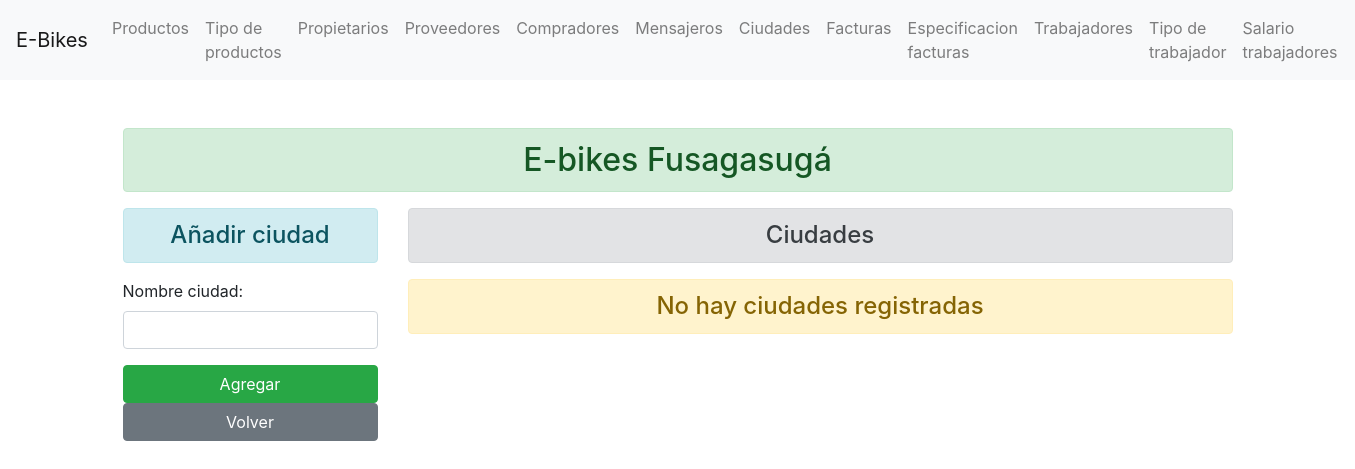
Before: /ciudad/ with the older database file.
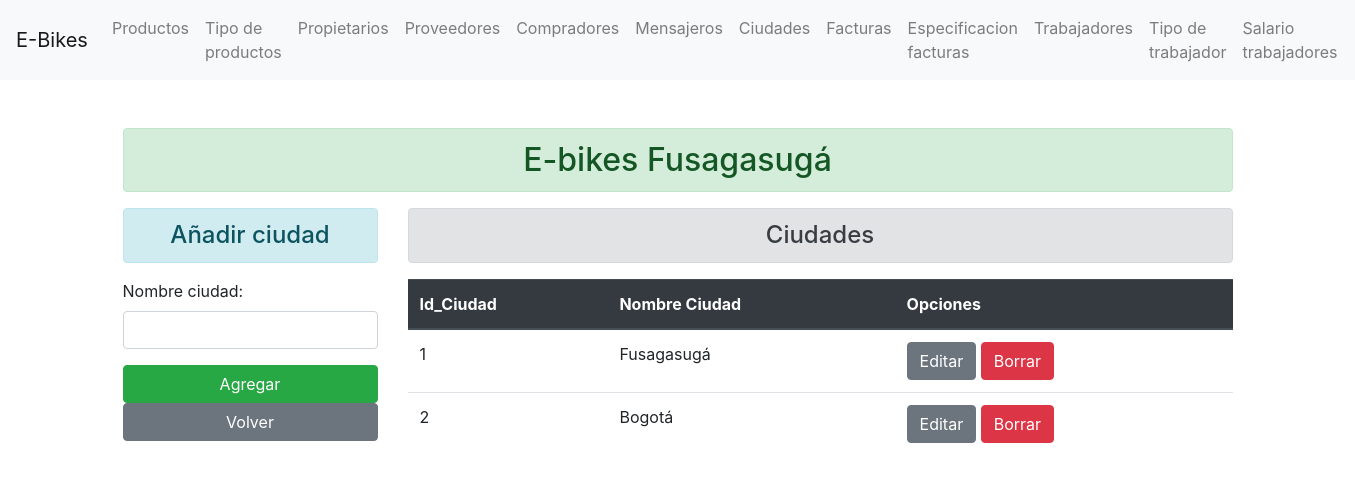
After: the same page with the newer database file.
### enroll/models.py (models this page shows)
class Ciudad(models.Model):
    id_ciudad = models.AutoField(auto_created=True, primary_key=True)
    nombre_ciudad = models.CharField(max_length=70)

### enroll/views.py (the view)
# urls.py: path('ciudad/', views.add_ciudad, name="addciudad" ),
def add_ciudad(request):
    if request.method == 'POST':
        fm = CiudadRegistration(request.POST)
        if fm.is_valid():
            nc = fm.cleaned_data['nombre_ciudad']
            reg = Ciudad(nombre_ciudad=nc)
            reg.save()
            fm = CiudadRegistration()
    else:
        fm = CiudadRegistration()
    ciudad_add = Ciudad.objects.all()
    return render(request, 'enroll/addciudad.html', {'form':fm, 'ciudad':ciudad_add})

### enroll/forms.py
class CiudadRegistration(forms.ModelForm):
    class Meta:
        model = Ciudad
        fields = ['id_ciudad', 'nombre_ciudad']
        widgets = {
            'nombre_ciudad': forms.TextInput(attrs={'class':'form-control'}),
        }

### enroll/templates/enroll/addciudad.html (shortened to what this page needs)
{% extends 'enroll/base.html' %}
{% block content  %}
    <div class="row">
        <div class="col-sm-3">
            <h4 class="text-center alert alert-info">Añadir ciudad</h4>
            <form action=" " method="POST">
                {{form.as_p}}
                <input type="submit" class="btn btn-success btn-block" value="Agregar" >
            </form>
            <a class="btn btn-secondary btn-block" href="/">Volver</a>
        </div>
        <div class="col-sm-9">
            <h4 class="text-center alert alert-secondary">Ciudades</h4>
            {% if ciudad %}
                <table class="table">
                    <thead class="thead-dark">
                    <tr>
                        <th scope="col">Id_Ciudad</th>
                        <th scope="col">Nombre Ciudad</th>
                        <th scope="col">Opciones</th>
                    </tr>
                    </thead>
                    <tbody>
                        {% for ciudades in ciudad %}
                        <tr>
                            <td>{{ciudades.id_ciudad}}</td>
                            <td>{{ciudades.nombre_ciudad}}</td>
                            <td>
                                <a href="{% url 'updateciudad' ciudades.id_ciudad %}" class="btn btn-secondary bt-sm" >Editar</a>
                                <form action="{% url 'deleteciudad' ciudades.id_ciudad %}" method="post" class="d-inline"> {% csrf_token %}
                                    <input type="submit" class="btn btn-danger bt-sm" value="Borrar">
                                </form>
                            </td>
                        </tr>
                        {% endfor %}
                    </tbody>
                </table>
            {% else %}
                <h4 class="text-center alert alert-warning">No hay ciudades registradas</h4>
            {%  endif %}
        </div>
    </div>
{% endblock content  %}

Changed rows visible on the page:
added Ciudad: id_ciudad "1", nombre_ciudad "Fusagasugá"
added Ciudad: id_ciudad "2", nombre_ciudad "Bogotá"
Other visible differences:
text no longer shown: "No hay ciudades registradas"
text now shown: "Id_Ciudad Nombre Ciudad Opciones"
